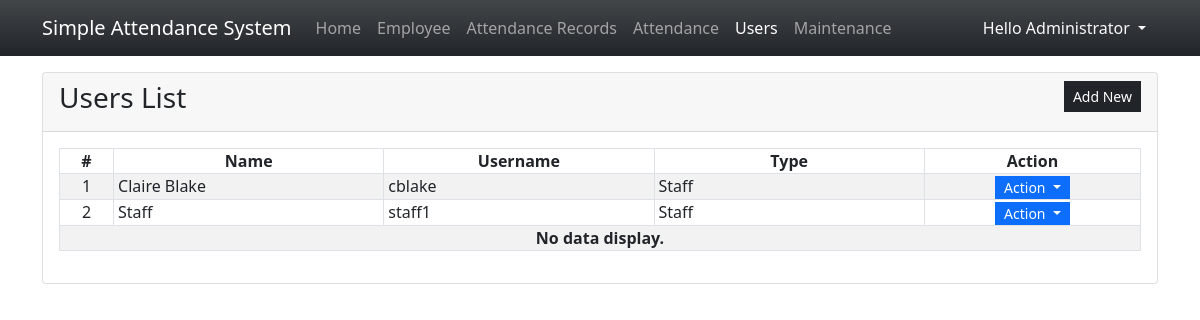
Before: /?page=users (signed in) with the older database file.
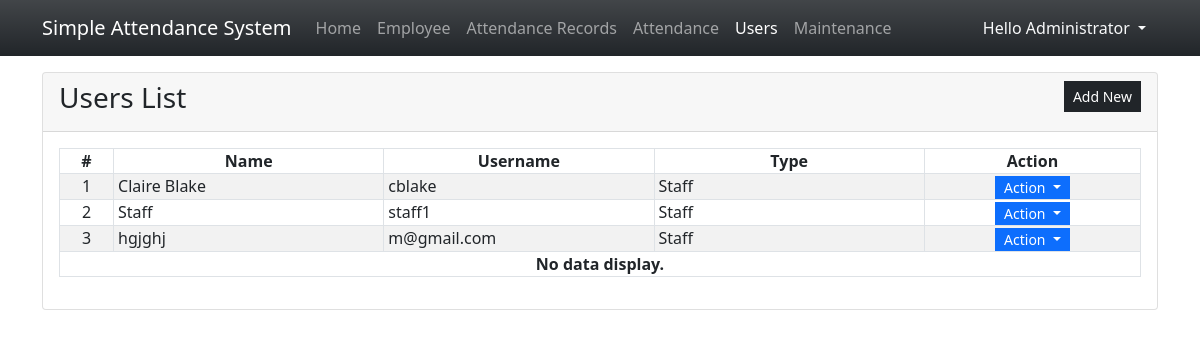
After: the same page with the newer database file.
### tables this page shows
CREATE TABLE `user_list` (
            `user_id` INTEGER NOT NULL PRIMARY KEY AUTOINCREMENT,
            `fullname` INTEGER NOT NULL,
            `username` TEXT NOT NULL,
            `password` TEXT NOT NULL,
            `type` INTEGER NOT NULL,
            `status` INTEGER NOT NULL Default 1,
            `date_created` TIMESTAMP DEFAULT CURRENT_TIMESTAMP
        );

### users.php (the view, shortened to what this page needs)
<div class="card">
    <div class="card-header d-flex justify-content-between">
        <h3 class="card-title">Users List</h3>
        <div class="card-tools align-middle">
            <button class="btn btn-dark btn-sm py-1 rounded-0" type="button" id="create_new">Add New</button>
        </div>
    </div>
    <div class="card-body">
        <table class="table table-hover table-striped table-bordered">
            <colgroup>
                <col width="5%">
                <col width="25%">
                <col width="25%">
                <col width="25%">
                <col width="20%">
            </colgroup>
            <thead>
                <tr>
                    <th class="text-center p-0">#</th>
                    <th class="text-center p-0">Name</th>
                    <th class="text-center p-0">Username</th>
                    <th class="text-center p-0">Type</th>
                    <th class="text-center p-0">Action</th>
                </tr>
            </thead>
            <tbody>
                <?php
                $sql = "SELECT * FROM `user_list` where user_id != 1 order by `fullname` asc";
                $qry = $conn->query($sql);
                $i = 1;
                    while($row = $qry->fetchArray()):
                ?>
                <tr>
                    <td class="text-center p-0"><?php echo $i++; ?></td>
                    <td class="py-0 px-1"><?php echo $row['fullname'] ?></td>
                    <td class="py-0 px-1"><?php echo $row['username'] ?></td>
                    <td class="py-0 px-1"><?php echo ($row['type'] == 1)? 'Administrator':'Staff' ?></td>
                    <th class="text-center py-0 px-1">
                        <div class="btn-group" role="group">
                            <button id="btnGroupDrop1" type="button" class="btn btn-primary dropdown-toggle btn-sm rounded-0 py-0" data-bs-toggle="dropdown" aria-expanded="false">
                            Action
                            </button>
                        </div>
                    </th>
                </tr>
                <?php endwhile; ?>
                <?php if(!$qry->fetchArray()): ?>
                    <tr>
                        <th class="text-center p-0" colspan="5">No data display.</th>
                    </tr>
                <?php endif; ?>
            </tbody>
        </table>
    </div>
</div>

Changed rows visible on the page:
added user_list: fullname "hgjghj", username "m@gmail.com", type "Staff"
